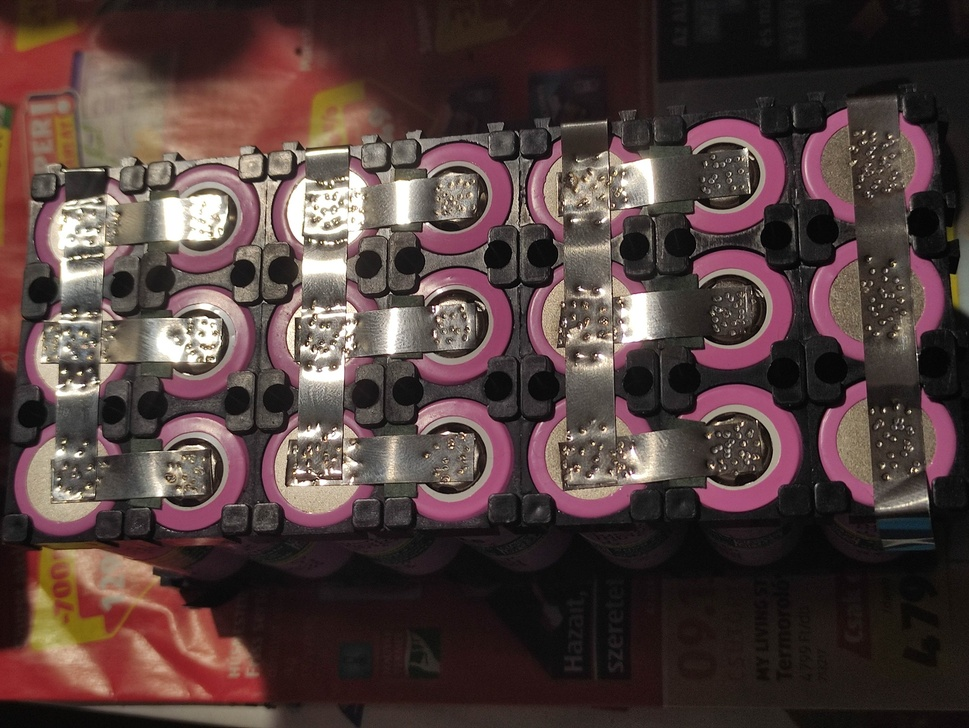
#> input picture photos/1.jpg, 969 x 728 px, shrunk from 2048 x 1538 before the run, found by its file name
$ python circleRecognising5.py
#> lines starting #> are read from the running program, lines starting #| are printed output that depends on the picture; after the words box and inside, x2 and y2 are one past the last pixel; in counts of white or black regions, pixels touching at a corner belong together
import cv2
import numpy as np

output = cv2.imread('case1.jpg')
orig = cv2.imread('photos/1.jpg')
#> orig is the input picture: shape (728, 969, 3); mean B, G, R 60.1, 62.4, 81.3

# convert to grayscale channels
b, g, r = cv2.split(orig)
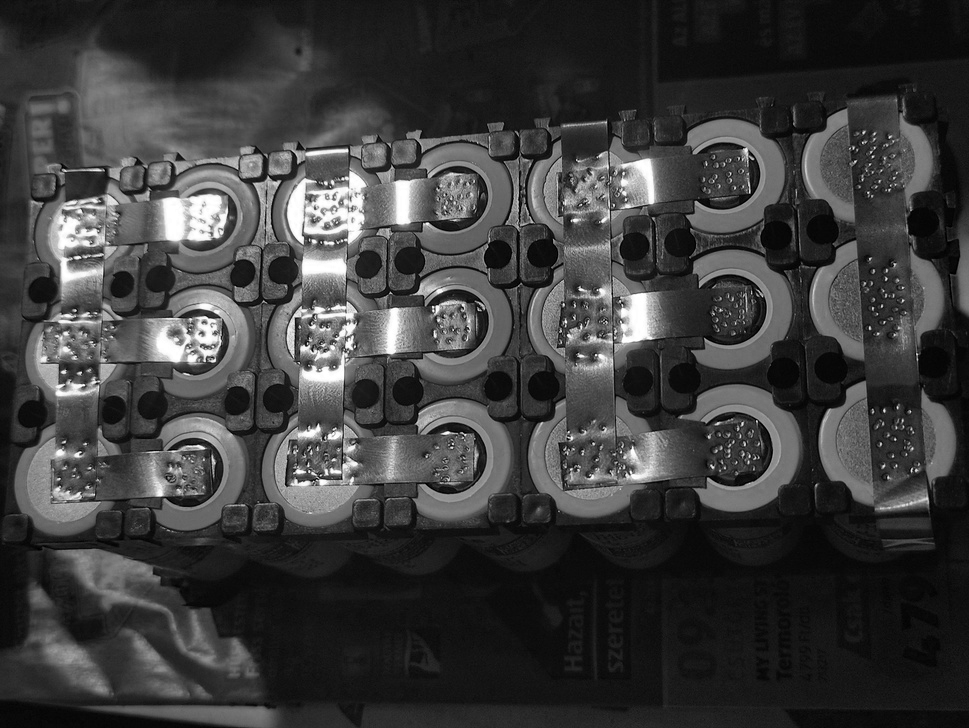
#> b: shape (728, 969); min 0, max 255, mean 60.1
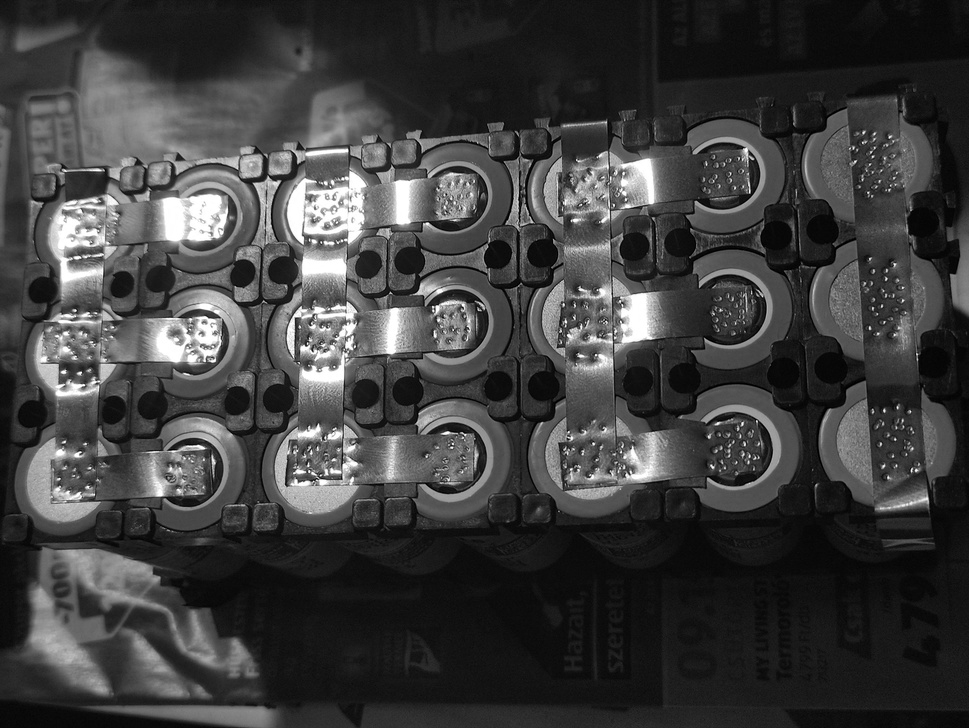
#> g: shape (728, 969); min 0, max 255, mean 62.4
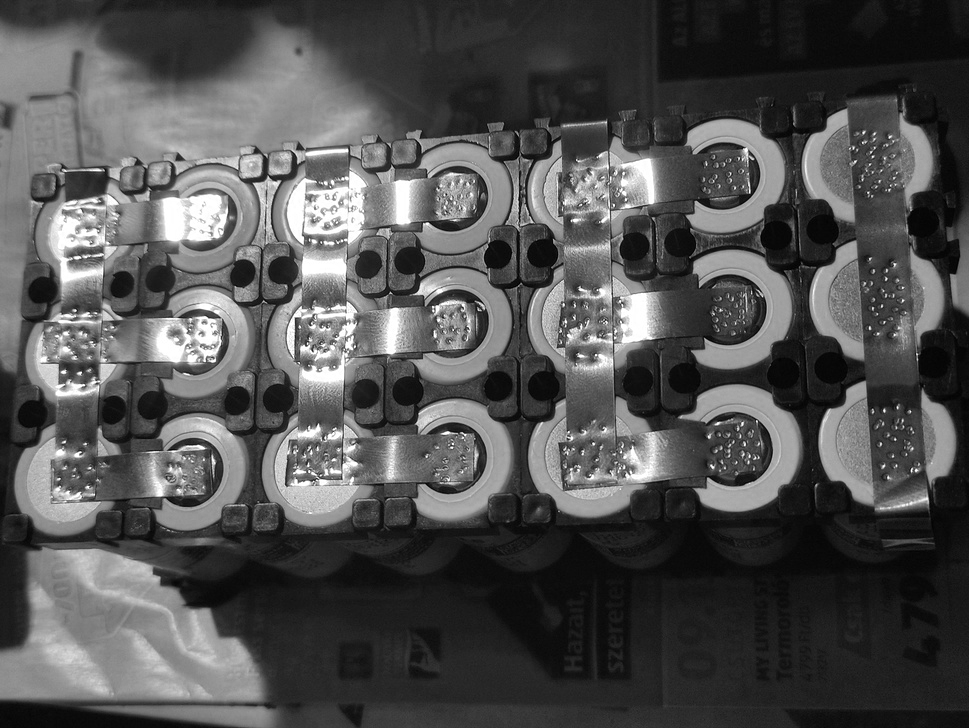
#> r: shape (728, 969); min 0, max 255, mean 81.3
processed = np.zeros_like(r)

def channel_processing(channel):
    channel = cv2.adaptiveThreshold(channel, 255, cv2.ADAPTIVE_THRESH_MEAN_C,
                                    cv2.THRESH_BINARY, 55, 7)
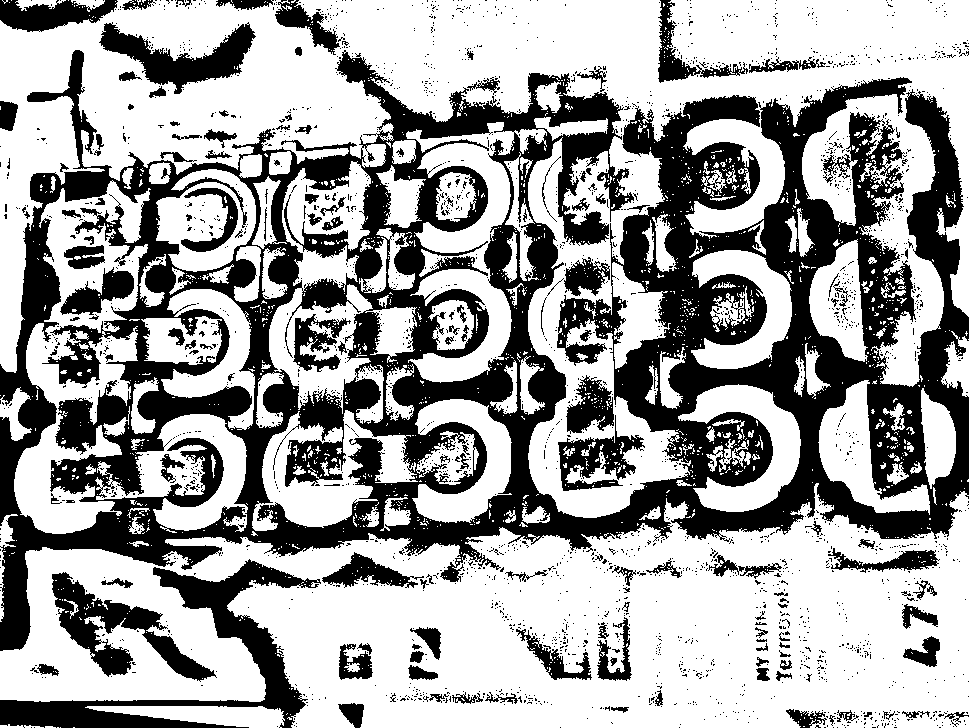
#> channel: shape (728, 969); 63.3% white; 2510 black regions (2361 under 20 px), largest, box (x1, y1, x2, y2) and area: (0, 50, 969, 651) 199330, (0, 559, 321, 728) 11392, (52, 572, 217, 682) 5598
    channel = cv2.dilate(channel, None, iterations=1)
#> channel: shape (728, 969); 75.3% white; 620 black regions (464 under 20 px), largest, box (x1, y1, x2, y2) and area: (0, 79, 969, 650) 86511, (0, 561, 304, 728) 9319, (0, 209, 60, 522) 6041
    channel = cv2.erode(channel, None, iterations=1)
#> channel: shape (728, 969); 67.5% white; 359 black regions (175 under 20 px), largest, box (x1, y1, x2, y2) and area: (0, 78, 969, 651) 125048, (0, 560, 305, 728) 11055, (51, 255, 252, 493) 9909
    return channel

def inter_centre_distance(x1, y1, x2, y2):
    return ((x1 - x2) ** 2 + (y1 - y2) ** 2) ** 0.5

def colliding_circles(circles):
    if circles is None:
        return False
    for i, circle1 in enumerate(circles):
        for circle2 in circles[i+1:]:
            x1, y1, r1 = circle1
            x2, y2, r2 = circle2
            if inter_centre_distance(x1, y1, x2, y2) < r1 + r2:
                return True
    return False

def find_circles(processed, low):
    while True:
        circles = cv2.HoughCircles(processed,
                                    cv2.HOUGH_GRADIENT,
                                    dp=1.2,
                                    minDist=40,       # distanza minima tra centri
                                    param1=50,        # soglia Canny (bordo)
                                    param2=100,        # soglia per accettare un centro di cerchio
                                    minRadius=15,     # raggio minimo da rilevare
                                    maxRadius=60      # raggio massimo da rilevare
                                    )
        if circles is not None:
            circles = np.uint16(np.around(circles[0]))
            print('number of circles:', len(circles))
            if not colliding_circles(circles):
                break
        low += 1
        print('trying with LOW =', low)
    return circles

def draw_circles(circles, output):
    if circles is not None:
        print(len(circles), 'circles found')
        for x, y, r in circles:
            cv2.circle(output, (x, y), 1, (0, 255, 0), -1)
            cv2.circle(output, (x, y), r, (255, 0, 0), 3)

# process each channel
r = channel_processing(r)
g = channel_processing(g)
#> in channel_processing (call 2), `channel = cv2.adaptiveThreshold(channel, 255, cv2.ADAPTIVE_THRESH_MEAN..`: channel: shape (728, 969); 64.7% white; 2873 black regions (2748 under 20 px), largest, box (x1, y1, x2, y2) and area: (0, 32, 969, 653) 199015, (16, 567, 331, 714) 14721, (97, 25, 251, 96) 3539
#> in channel_processing (call 2), `channel = cv2.dilate(channel, None, iterations=1)`: channel: shape (728, 969); 77.6% white; 729 black regions (538 under 20 px), largest, box (x1, y1, x2, y2) and area: (20, 569, 306, 710) 10701, (768, 200, 928, 538) 9731, (0, 157, 268, 404) 9547
#> in channel_processing (call 2), `channel = cv2.erode(channel, None, iterations=1)`: channel: shape (728, 969); 69.3% white; 392 black regions (178 under 20 px), largest, box (x1, y1, x2, y2) and area: (213, 92, 929, 553) 42524, (0, 144, 488, 491) 33252, (19, 568, 307, 711) 13903
b = channel_processing(b)
#> in channel_processing (call 3), `channel = cv2.adaptiveThreshold(channel, 255, cv2.ADAPTIVE_THRESH_MEAN..`: channel: shape (728, 969); 65.3% white; 3022 black regions (2894 under 20 px), largest, box (x1, y1, x2, y2) and area: (0, 77, 969, 714) 212470, (96, 24, 242, 97) 3029, (0, 700, 249, 728) 2663
#> in channel_processing (call 3), `channel = cv2.dilate(channel, None, iterations=1)`: channel: shape (728, 969); 78.1% white; 718 black regions (538 under 20 px), largest, box (x1, y1, x2, y2) and area: (210, 93, 928, 554) 43378, (38, 551, 304, 710) 10504, (907, 97, 969, 381) 6488
#> in channel_processing (call 3), `channel = cv2.erode(channel, None, iterations=1)`:
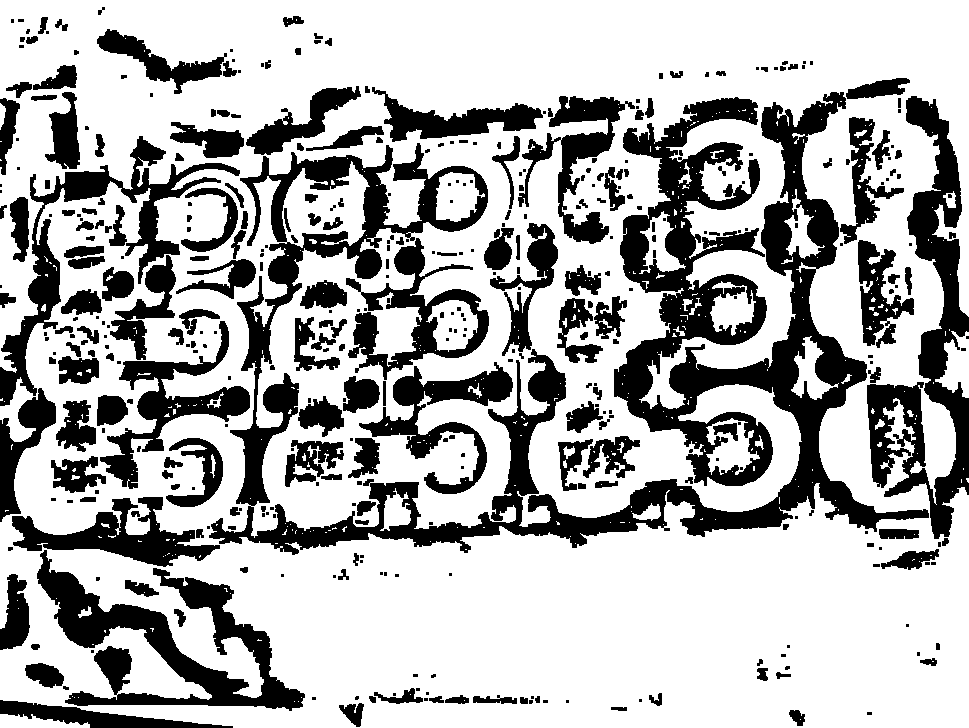
#> channel: shape (728, 969); 70% white; 410 black regions (194 under 20 px), largest, box (x1, y1, x2, y2) and area: (209, 92, 929, 555) 74662, (867, 96, 969, 539) 15152, (37, 550, 305, 711) 13869

# combine with logical AND
processed = cv2.bitwise_and(r, g)
#> processed: shape (728, 969); 62.8% white; 362 black regions (175 under 20 px), largest, box (x1, y1, x2, y2) and area: (0, 33, 969, 651) 188915, (0, 560, 307, 728) 21625, (97, 24, 255, 96) 4434
processed = cv2.bitwise_and(processed, b)
#> processed: shape (728, 969); 61.8% white; 368 black regions (180 under 20 px), largest, box (x1, y1, x2, y2) and area: (0, 33, 969, 728) 216499, (97, 24, 255, 96) 4435, (56, 391, 133, 452) 2370

cv2.imshow('before canny', processed)

# apply Canny + smoothing
processed = cv2.Canny(processed, 5, 70)
#> processed: shape (728, 969); 6.8% white in thin lines or dots
processed = cv2.GaussianBlur(processed, (7, 7), 0)
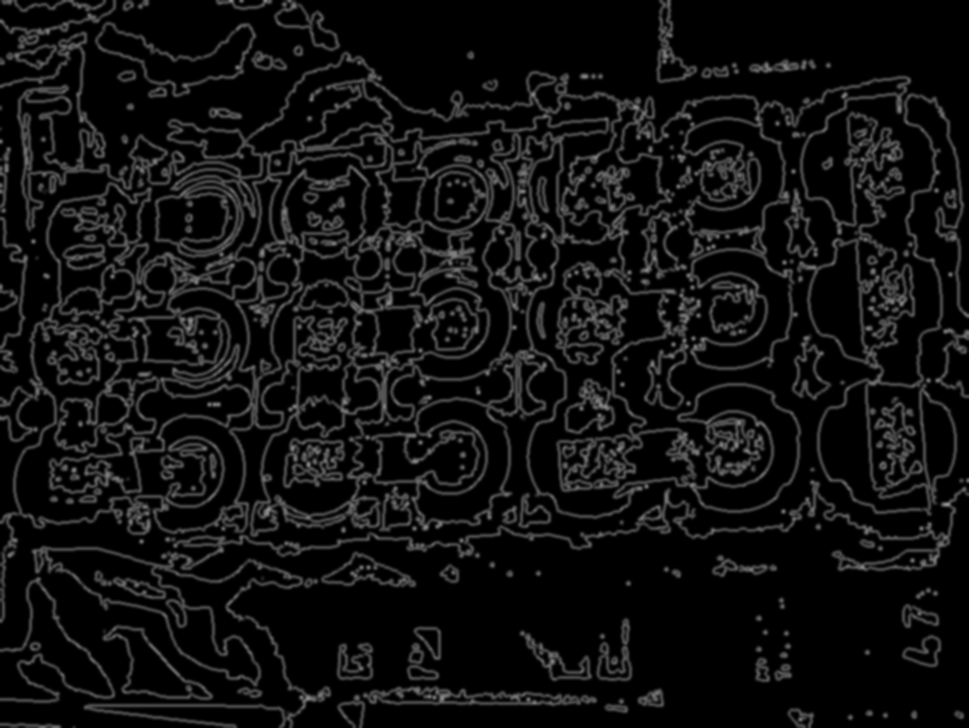
#> processed: shape (728, 969); min 0, max 148, mean 17.2

cv2.imshow('processed', processed)

# find and draw circles
circles = find_circles(processed, 100)
#> the loop in find_circles, `while True:` made 1 pass
#| number of circles: 6
#> after the loop in find_circles, `while True:`: low = 100
#> circles = [[206, 215, 51], [733, 307, 59], [195, 337, 51], [452, 457, 37], [193, 467, 28], [454, 194, 37]]
draw_circles(circles, output)
#| 6 circles found
#> the loop in draw_circles, `for x, y, r in circles:` made 6 passes

cv2.imshow('original with circles', output)
cv2.imwrite('case1_output.jpg', output)
cv2.waitKey(0)
cv2.destroyAllWindows()
